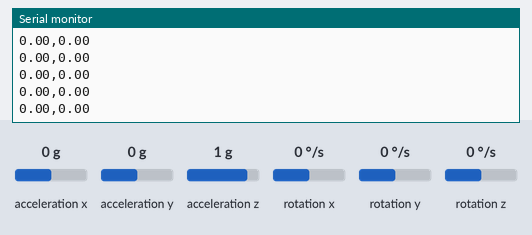
A sketch run on a simulated Arduino Uno, built with avr-gcc and run on an emulated ATmega328P. On the bench: the last lines printed to the serial monitor. Wiring (inferred from the names in the program): MPU-6050 motion sensor at I2C address 0x68. Inputs (shaded band) come from the test bench; at power-on: acceleration x 0 g, acceleration y 0 g, acceleration z 1 g, rotation x 0 °/s, rotation y 0 °/s, rotation z 0 °/s.

Above: at 1.2 s.
1.3 s: acceleration x set to -0.8 g
At 2.0 s:
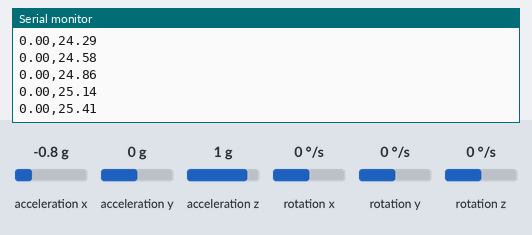
4.3 s: acceleration y set to -1.4 g
At 4.8 s:
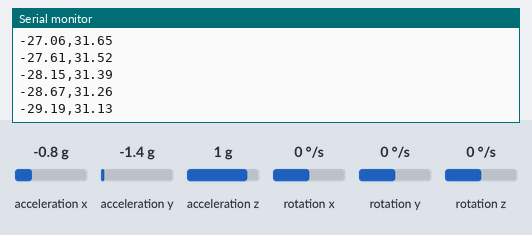
5.8 s: acceleration z set to -1.4 g
At 6.5 s:
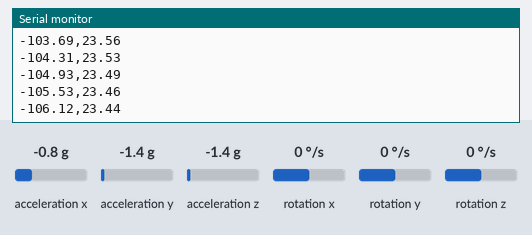
7.3 s: rotation x set to -192 °/s
At 8.2 s:
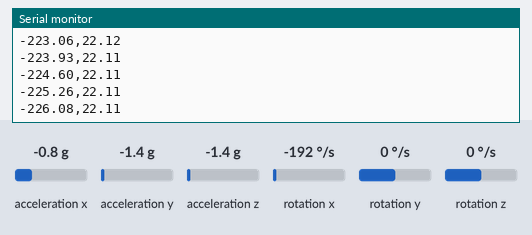
8.8 s: rotation y set to -192 °/s
At 9.5 s:
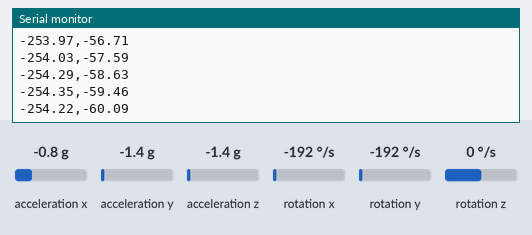
Timing chart, 0 to 11.3 s (numbered marks = the images above; inputs shaded):
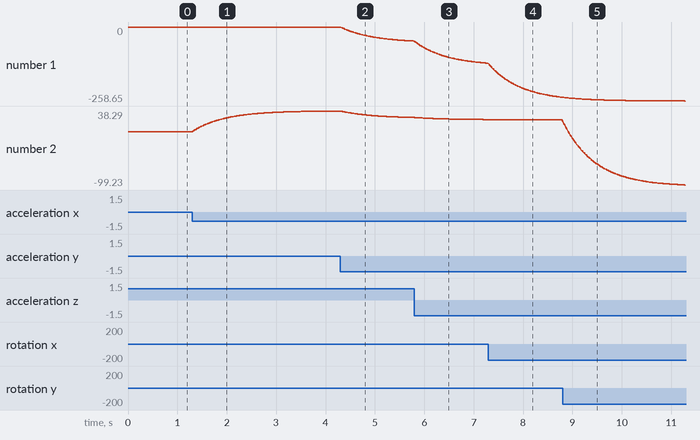

The sketch:

MPU_6050.ino
```cpp
#include <Wire.h>

#define MPU 0x68

float roll = 0;
float pitch = 0;

unsigned long previousTime;

void setup() {
  Serial.begin(115200);
  Wire.begin();

  // Wake MPU6050
  Wire.beginTransmission(MPU);
  Wire.write(0x6B);
  Wire.write(0);
  Wire.endTransmission();

  previousTime = millis();
}

void loop() {

  Wire.beginTransmission(MPU);
  Wire.write(0x3B);
  Wire.endTransmission(false);
  Wire.requestFrom(MPU, 14, true);

  int16_t ax = Wire.read() << 8 | Wire.read();
  int16_t ay = Wire.read() << 8 | Wire.read();
  int16_t az = Wire.read() << 8 | Wire.read();

  // Skip temperature
  Wire.read();
  Wire.read();

  int16_t gx = Wire.read() << 8 | Wire.read();
  int16_t gy = Wire.read() << 8 | Wire.read();
  int16_t gz = Wire.read() << 8 | Wire.read();

  // Accelerometer angles
  float accelRoll = atan2(ay, az) * 180.0 / PI;

  float accelPitch = atan2(
    -ax,
    sqrt((float)ay * ay + (float)az * az)
  ) * 180.0 / PI;

  // Time
  unsigned long currentTime = millis();
  float dt = (currentTime - previousTime) / 1000.0;
  previousTime = currentTime;

  // Gyroscope conversion
  float gyroX = gx / 131.0;
  float gyroY = gy / 131.0;

  // Complementary filter
  roll = 0.98 * (roll + gyroX * dt) + 0.02 * accelRoll;
  pitch = 0.98 * (pitch + gyroY * dt) + 0.02 * accelPitch;

  // Send to Processing
  Serial.print(roll);
  Serial.print(",");
  Serial.println(pitch);

  delay(10);
}
```

Measured:
- after the input at 1.3 s, the serial monitor: prints a new line at once (image 1)
- plotted number 2: 0 → 38.29 after the input at 1.3 s
